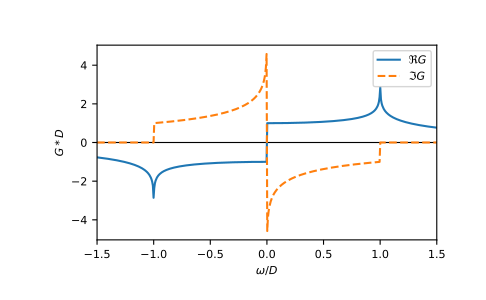

Recreate this plot in Python.
ww = np.linspace(-1.5, 1.5, num=500)
gf_ww = gt.lattice.square.gf_z(ww, half_bandwidth=1)

import matplotlib.pyplot as plt
_ = plt.axhline(0, color='black', linewidth=0.8)
_ = plt.plot(ww, gf_ww.real, label=r"$\Re G$")
_ = plt.plot(ww, gf_ww.imag, '--', label=r"$\Im G$")
_ = plt.ylabel(r"$G*D$")
_ = plt.xlabel(r"$\omega/D$")
_ = plt.xlim(left=ww.min(), right=ww.max())
_ = plt.legend()
plt.show()
